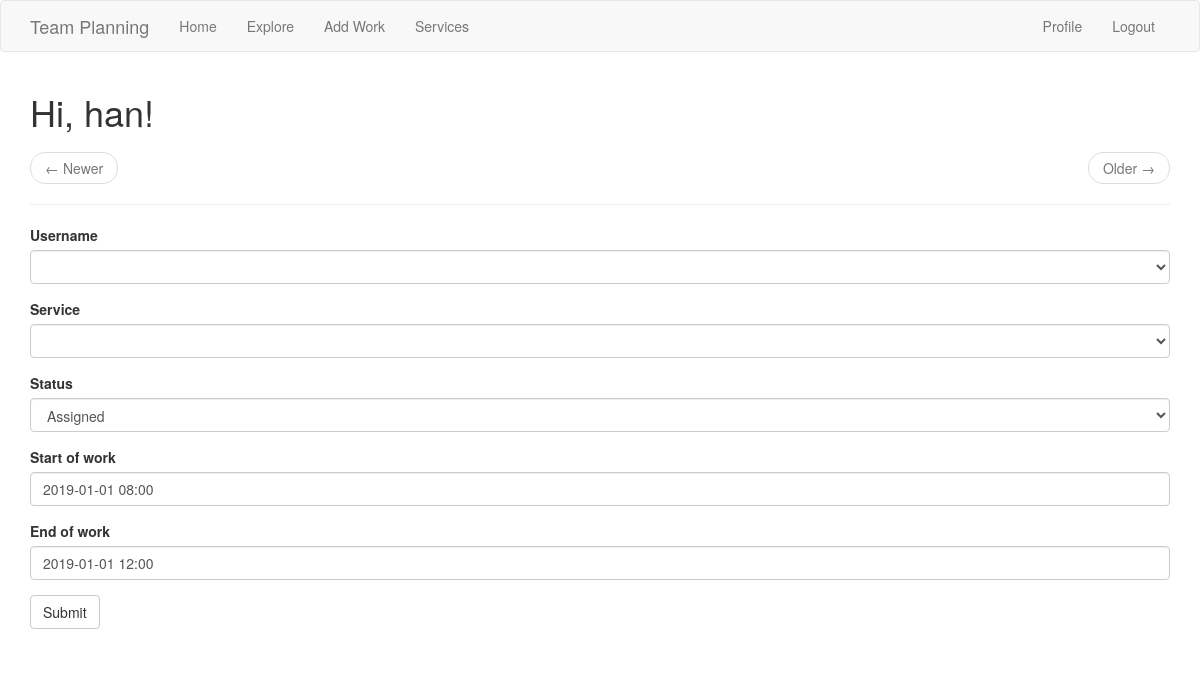
The app's page /work/edit/?work=1 (signed in) with its own data.
### app/models.py (models this page shows, shortened)
class User(UserMixin, db.Model):
    id = db.Column(db.Integer, primary_key=True)
    username = db.Column(db.String(64), index=True, unique=True)
    email = db.Column(db.String(120), index=True, unique=True)
    password_hash = db.Column(db.String(128))
    mywork = db.relationship('Work', backref='person', lazy='dynamic')
    about_me = db.Column(db.String(140))
    last_seen = db.Column(db.DateTime, default=datetime.utcnow)

class Work(db.Model):
    id = db.Column(db.Integer, primary_key=True)
    name = db.Column(db.String(140))
    username = db.Column(db.String(140))
    updated = db.Column(db.DateTime, index=True, default=datetime.utcnow)
    start = db.Column(db.DateTime, index=True, default=datetime.utcnow)
    stop = db.Column(db.DateTime, index=True, default=datetime.utcnow)
    service = db.Column(db.String(140))
    user_id = db.Column(db.Integer, db.ForeignKey('user.id'))
    status = db.Column(db.String(140))
    language = db.Column(db.String(5))

### app/main/routes.py (the view)
@bp.route('/work/edit/', methods=['GET', 'POST'])
@login_required
def work_edit():
    workid = request.args.get('work')
    work = Work.query.get(workid)
    if work is None:
        internal_error()
    form = WorkForm(formdata=request.form, obj=work)
    if request.method == 'POST' and form.validate_on_submit():
        form.populate_obj(work)
        db.session.commit()
        flash(_('Your changes have been saved.'))
        return redirect(url_for('main.index'))
    else:
        return render_template('index.html', title=_('Edit Work'),
                           form=form)

### app/main/forms.py
class WorkForm(FlaskForm):
    username = QuerySelectField(query_factory=FindUsers,
                                allow_blank=True, get_label='username')
    service = QuerySelectField(query_factory=FindServices,
                               allow_blank=True, get_label='name')
    status = SelectField(_l('Status'), choices=[('assigned', 'Assigned'),
                ('unassigned', 'Unassigned'),
                ('wants-out', 'Wants out'),
                ('needs-out', 'Needs out')])
    start = DateTimeField(_l('Start of work'),
                          validators=[DataRequired()], format='%Y-%m-%d %H:%M',
                          default=datetime.now())
    stop = DateTimeField(_l('End of work'),
                         validators=[DataRequired()], format='%Y-%m-%d %H:%M',
                         default=datetime.now())
    submit = SubmitField(_l('Submit'))

### app/main/forms.py (called while the page is built)
def FindUsers():
    return User.query.filter_by()

def FindServices():
    return Service.query.filter_by()

### app/main/routes.py (called while the page is built)
@bp.before_app_request
def before_request():
    if current_user.is_authenticated:
        current_user.last_seen = datetime.utcnow()
        db.session.commit()
    g.locale = str(get_locale())

### app/models.py (called while the page is built)
@login.user_loader
def load_user(id):
    return User.query.get(int(id))

### app/templates/index.html (shortened to what this page needs)
{% extends "base.html" %}
{% import 'bootstrap/wtf.html' as wtf %}
{% block app_content %}
    <h1>{{ _('Hi, %(username)s!', username=current_user.username) }}</h1>
    <nav aria-label="...">
        <ul class="pager">
            <li class="previous{% if not prev_url %} disabled{% endif %}">
                <a href="{{ prev_url or '#' }}">
                    <span aria-hidden="true">&larr;</span> {{ _('Newer') }}
                </a>
            </li>
            <li class="next{% if not next_url %} disabled{% endif %}">
                <a href="{{ next_url or '#' }}">
                    {{ _('Older') }} <span aria-hidden="true">&rarr;</span>
                </a>
            </li>
        </ul>
    </nav>
    <hr>
    {% if form %}
    {{ wtf.quick_form(form) }}
    <br>
    {% endif %}
{% endblock %}

### records on screen
Work: status "Assigned", start "2019-01-01 08:00", stop "2019-01-01 12:00"
